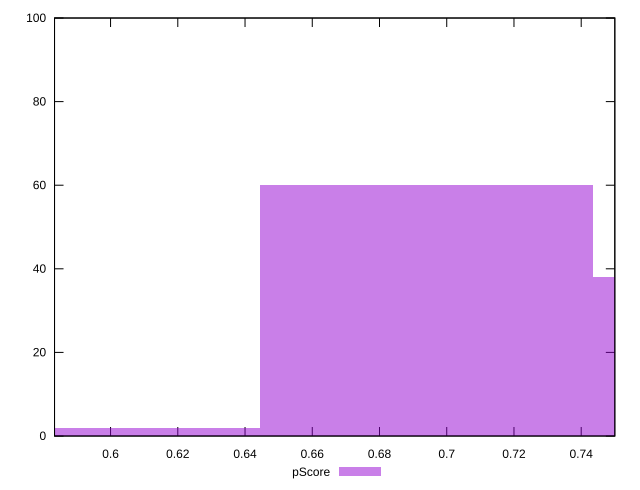

This figure's gnuplot source:
reset

$pScore <<EOF
0.6938975109609306 60
0.7930257268124921 38
0.594769295109369 2
EOF

set key outside below
set boxwidth 0.09912821585156151
set xrange [0.5833333333333334:0.75]
set yrange [0:100]
set trange [0:100]
set style fill transparent solid 0.5 noborder
set terminal svg size 640, 490 enhanced background rgb 'white'
set output "reports/report_00033_2021-03-01T14-23-16.841Z/unused-css-rules/samples/astro/pScore/histogram.svg"

plot $pScore title "pScore" with boxes

reset
